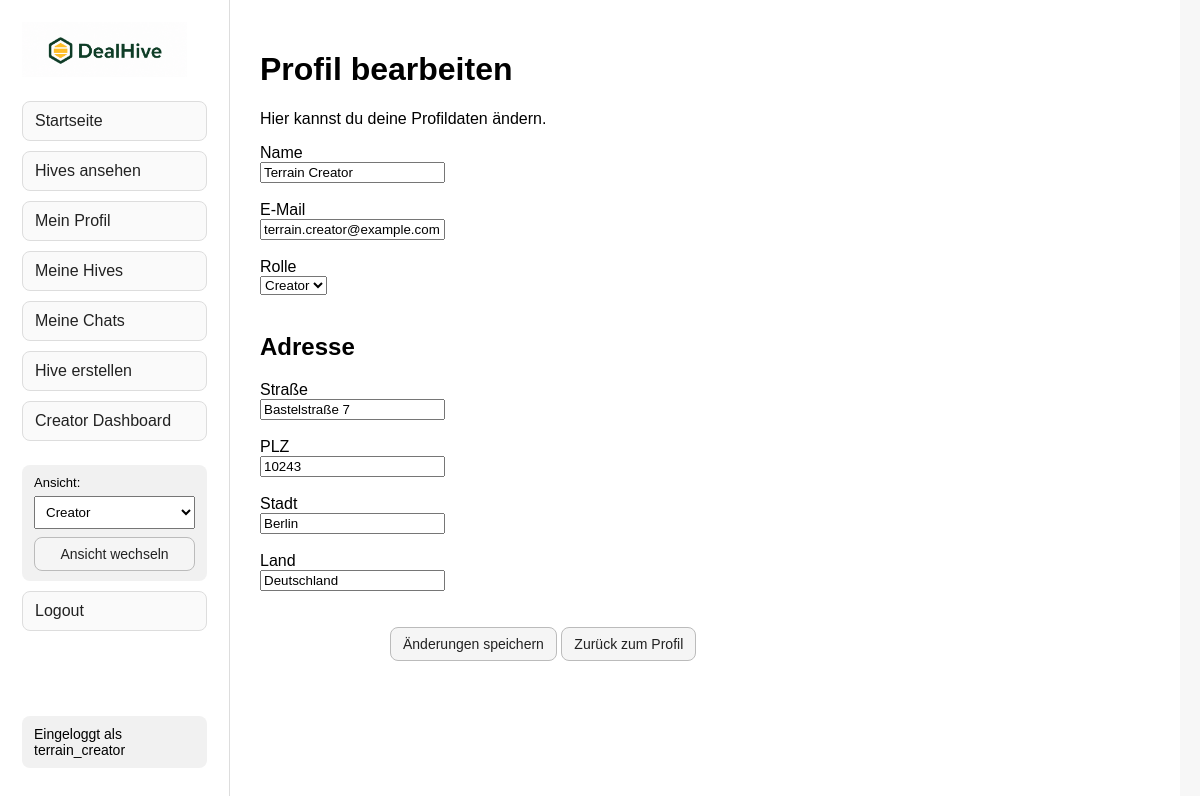
The app's page /profile/edit (signed in) with its own data.
### tables this page shows
CREATE TABLE users (
            id INTEGER PRIMARY KEY AUTOINCREMENT,
            username TEXT NOT NULL UNIQUE,
            name TEXT NOT NULL,
            email TEXT NOT NULL,
            password_hash TEXT NOT NULL,
            role TEXT NOT NULL,
            street TEXT NOT NULL,
            postal_code TEXT NOT NULL,
            city TEXT NOT NULL,
            country TEXT NOT NULL
        );

### user_routes.py (the view, shortened to what this page needs)
    @app.route("/profile/edit", methods=["GET", "POST"])
    def edit_profile():
        user_id = session.get("user_id")
        if user_id is None:
            return redirect("/login")
        user = get_user_by_id(user_id)
        return render_template(
            "edit_profile.html",
            user=user
        )

### database.py (called while the page is built)
def get_connection():
    connection = sqlite3.connect(DATABASE_PATH)
    connection.row_factory = sqlite3.Row
    connection.execute("PRAGMA foreign_keys = ON")
    return connection

def get_user_by_id(user_id):
    connection = get_connection()
    user = connection.execute("""
        SELECT *
        FROM users
        WHERE id = ?
    """, (user_id,)).fetchone()
    connection.close()
    return user

### templates/edit_profile.html (shortened to what this page needs)
{% extends "layout.html" %}
{% block content %}
    <h1>Profil bearbeiten</h1>
    <p>
        Hier kannst du deine Profildaten ändern.
    </p>
    <form method="POST">
        <div>
            <label for="name">Name</label><br>
            <input
                type="text"
                id="name"
                name="name"
                value="{{ user['name'] | default('', true) }}"
                autocomplete="name"
                required
            >
        </div>
        <br>
        <div>
            <label for="email">E-Mail</label><br>
            <input
                type="email"
                id="email"
                name="email"
                value="{{ user['email'] | default('', true) }}"
                autocomplete="email"
                required
            >
        </div>
        <br>
        <div>
            <label for="role">Rolle</label><br>
            <select id="role" name="role" required>
                <option
                    value="creator"
                    {% if user["role"] == "creator" %}selected{% endif %}
                >
                    Creator
                </option>
            </select>
        </div>
        <br>
        <h2>Adresse</h2>
        <div>
            <label for="street">Straße</label><br>
            <input
                type="text"
                id="street"
                name="street"
                value="{{ user['street'] | default('', true) }}"
                autocomplete="street-address"
                required
            >
        </div>
        <br>
        <div>
            <label for="postal_code">PLZ</label><br>
            <input
                type="text"
                id="postal_code"
                name="postal_code"
                value="{{ user['postal_code'] | default('', true) }}"
                inputmode="numeric"
                pattern="[0-9]{5}"
                maxlength="5"
                autocomplete="postal-code"
                title="Bitte gib eine fünfstellige Postleitzahl ein."
                required
            >
        </div>
        <br>
        <div>
            <label for="city">Stadt</label><br>
            <input
                type="text"
                id="city"
                name="city"
                value="{{ user['city'] | default('', true) }}"
                autocomplete="address-level2"
                required
            >
        </div>
        <br>
        <div>
            <label for="country">Land</label><br>
            <input
                type="text"
                id="country"
                name="country"
                value="{{ user['country'] | default('', true) }}"
                autocomplete="country-name"
                required
            >
        </div>
        <br>
        <div class="form-actions">
            <button type="submit">
                Änderungen speichern
            </button>
            <button
                type="button"
                onclick="window.location.href='/profile'"
            >
                Zurück zum Profil
            </button>
        </div>
    </form>
{% endblock %}

### templates/partials/sidebar.html (shortened to what this page needs)
<aside class="sidebar">
    <a href="/">
        <img
            src="{{ url_for('static', filename='images/dealhive-logo.png') }}"
            alt="DealHive Logo"
            class="sidebar-logo"
            style="width: 165px; height: auto;"
        >
    </a>
    <nav>
        <ul class="sidebar-nav">
            <li>
                <a class="sidebar-link" href="/">Startseite</a>
            </li>
            <li>
                <a class="sidebar-link" href="/hives">Hives ansehen</a>
            </li>
            {% if session.get("user_id") %}
                <li>
                    <a class="sidebar-link" href="/profile">Mein Profil</a>
                </li>
                <li>
                    <a class="sidebar-link" href="/my-hives">Meine Hives</a>
                </li>
                <li>
                    <a class="sidebar-link" href="/my-chats">Meine Chats</a>
                </li>
                {% if session.get("role") == "creator" %}
                    <li>
                        <a class="sidebar-link" href="/creator/hives/new">Hive erstellen</a>
                    </li>
                    <li>
                        <a class="sidebar-link" href="/creator/dashboard">Creator Dashboard</a>
                    </li>
                {% endif %}
                <li class="sidebar-info">
                    <form method="POST" action="/session/role" class="role-switch-form">
                        <label for="role-switch">Ansicht:</label>
                        <select id="role-switch" name="role">
                            <option value="creator" {% if session.get("role") == "creator" %}selected{% endif %}>
                                Creator
                            </option>
                        </select>
                        <button type="submit" style="margin-top: 8px; width: 100%;">
                            Ansicht wechseln
                        </button>
                    </form>
                </li>
                <li>
                    <a class="sidebar-link" href="/logout">Logout</a>
                </li>
                <li class="sidebar-info sidebar-bottom-info">
                    Eingeloggt als {{ session.get("username") }}
                </li>
            {% endif %}
        </ul>
    </nav>
</aside>

### templates/layout.html (style rules this page uses)
body { margin: 0; font-family: Arial, sans-serif; background-color: #f7f7f7; }
.sidebar { width: 230px; min-width: 230px; height: 100vh; position: sticky; top: 0; padding: 22px; border-right: 1px solid #ddd; background-color: #ffffff; box-sizing: border-box; display: flex; flex-direction: column; }
.sidebar-logo { width: 165px; max-width: 100%; height: auto; display: block; margin-bottom: 24px; }
.sidebar nav { flex: 1; display: flex; }
.sidebar-nav { list-style: none; padding-left: 0; margin: 0; display: flex; flex-direction: column; flex: 1; width: 100%; }
.sidebar-nav li { margin-bottom: 10px; }
.sidebar-link { display: block; padding: 10px 12px; border: 1px solid #ddd; border-radius: 8px; text-decoration: none; color: #222; background-color: #fafafa; }
.sidebar-info { margin: 14px 0; padding: 10px 12px; border-radius: 8px; background-color: #f1f1f1; font-size: 14px; }
.sidebar-bottom-info { margin-top: auto; margin-bottom: 0; }
.role-switch-form { margin: 0; }
.role-switch-form label { display: block; margin-bottom: 6px; font-size: 13px; }
.role-switch-form select { width: 100%; padding: 7px; box-sizing: border-box; }
.form-actions { margin-left: 130px; margin-top: 18px; }
button, .button-link { display: inline-block; padding: 8px 12px; border: 1px solid #bbb; border-radius: 8px; background-color: #f5f5f5; color: #222; text-decoration: none; font-size: 14px; cursor: pointer; box-sizing: border-box; }

### records on screen
users: get "terrain_creator", name "Terrain Creator", email "terrain.creator@example.com", role "Creator", street "Bastelstraße 7", postal_code "10243", city "Berlin", country "Deutschland"
